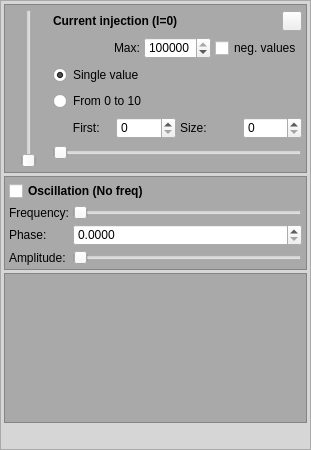
<?xml version="1.0" encoding="UTF-8"?>
<ui version="4.0">
 <class>StimulationWidget</class>
 <widget class="QWidget" name="StimulationWidget">
  <property name="geometry">
   <rect>
    <x>0</x>
    <y>0</y>
    <width>311</width>
    <height>450</height>
   </rect>
  </property>
  <property name="minimumSize">
   <size>
    <width>0</width>
    <height>450</height>
   </size>
  </property>
  <property name="maximumSize">
   <size>
    <width>311</width>
    <height>450</height>
   </size>
  </property>
  <property name="windowTitle">
   <string>Properties</string>
  </property>
  <property name="styleSheet">
   <string notr="true">#aFrame,#bFrame,#cFrame{
background: rgba(100,100,100,100);
}
#outFrame{
background: rgba(210,210,210,220);
}
</string>
  </property>
  <layout class="QVBoxLayout" name="verticalLayout_2">
   <property name="spacing">
    <number>4</number>
   </property>
   <property name="leftMargin">
    <number>0</number>
   </property>
   <property name="topMargin">
    <number>0</number>
   </property>
   <property name="rightMargin">
    <number>0</number>
   </property>
   <property name="bottomMargin">
    <number>0</number>
   </property>
   <item>
    <widget class="QFrame" name="outFrame">
     <property name="frameShape">
      <enum>QFrame::StyledPanel</enum>
     </property>
     <property name="frameShadow">
      <enum>QFrame::Raised</enum>
     </property>
     <layout class="QVBoxLayout" name="verticalLayout_3">
      <property name="spacing">
       <number>3</number>
      </property>
      <property name="leftMargin">
       <number>3</number>
      </property>
      <property name="topMargin">
       <number>3</number>
      </property>
      <property name="rightMargin">
       <number>3</number>
      </property>
      <property name="bottomMargin">
       <number>3</number>
      </property>
      <item>
       <widget class="QFrame" name="aFrame">
        <property name="minimumSize">
         <size>
          <width>303</width>
          <height>169</height>
         </size>
        </property>
        <property name="maximumSize">
         <size>
          <width>393</width>
          <height>169</height>
         </size>
        </property>
        <property name="frameShape">
         <enum>QFrame::StyledPanel</enum>
        </property>
        <property name="frameShadow">
         <enum>QFrame::Raised</enum>
        </property>
        <layout class="QHBoxLayout" name="horizontalLayout_2">
         <property name="spacing">
          <number>4</number>
         </property>
         <property name="leftMargin">
          <number>4</number>
         </property>
         <property name="topMargin">
          <number>4</number>
         </property>
         <property name="rightMargin">
          <number>4</number>
         </property>
         <property name="bottomMargin">
          <number>4</number>
         </property>
         <item>
          <widget class="QSlider" name="stimulusSlider">
           <property name="enabled">
            <bool>true</bool>
           </property>
           <property name="minimumSize">
            <size>
             <width>40</width>
             <height>0</height>
            </size>
           </property>
           <property name="minimum">
            <number>0</number>
           </property>
           <property name="maximum">
            <number>4000</number>
           </property>
           <property name="value">
            <number>0</number>
           </property>
           <property name="orientation">
            <enum>Qt::Vertical</enum>
           </property>
          </widget>
         </item>
         <item>
          <layout class="QGridLayout" name="gridLayout_2">
           <item row="1" column="0">
            <layout class="QHBoxLayout" name="horizontalLayout_12">
             <item>
              <spacer name="horizontalSpacer_2">
               <property name="orientation">
                <enum>Qt::Horizontal</enum>
               </property>
               <property name="sizeHint" stdset="0">
                <size>
                 <width>40</width>
                 <height>20</height>
                </size>
               </property>
              </spacer>
             </item>
             <item>
              <widget class="QLabel" name="maxMinLabel">
               <property name="text">
                <string>Max:</string>
               </property>
              </widget>
             </item>
             <item>
              <widget class="QSpinBox" name="maxSpinBox">
               <property name="toolTip">
                <string>Maximum absolute value of stimulus slider.</string>
               </property>
               <property name="minimum">
                <number>0</number>
               </property>
               <property name="maximum">
                <number>100000</number>
               </property>
               <property name="singleStep">
                <number>10</number>
               </property>
               <property name="value">
                <number>100000</number>
               </property>
              </widget>
             </item>
             <item>
              <widget class="QCheckBox" name="negativeCheckBox">
               <property name="text">
                <string>neg. values</string>
               </property>
              </widget>
             </item>
            </layout>
           </item>
           <item row="3" column="0">
            <widget class="QRadioButton" name="stimulusFullButton">
             <property name="text">
              <string>Single value</string>
             </property>
             <property name="checked">
              <bool>true</bool>
             </property>
            </widget>
           </item>
           <item row="4" column="0">
            <widget class="QRadioButton" name="stimulusSomeButton">
             <property name="text">
              <string>From 0 to 10</string>
             </property>
            </widget>
           </item>
           <item row="5" column="0">
            <layout class="QHBoxLayout" name="horizontalLayout">
             <item>
              <widget class="QLabel" name="stimulusLabel_6">
               <property name="text">
                <string>      First:</string>
               </property>
              </widget>
             </item>
             <item>
              <widget class="QSpinBox" name="startSpinBox"/>
             </item>
             <item>
              <widget class="QLabel" name="stimulusLabel_5">
               <property name="text">
                <string>Size:</string>
               </property>
              </widget>
             </item>
             <item>
              <widget class="QSpinBox" name="sizeSpinBox"/>
             </item>
            </layout>
           </item>
           <item row="6" column="0">
            <widget class="QSlider" name="stimulusSomeSlider">
             <property name="maximum">
              <number>359</number>
             </property>
             <property name="orientation">
              <enum>Qt::Horizontal</enum>
             </property>
            </widget>
           </item>
           <item row="0" column="0">
            <layout class="QHBoxLayout" name="horizontalLayout_3">
             <item>
              <widget class="QLabel" name="stimLabel">
               <property name="maximumSize">
                <size>
                 <width>16777215</width>
                 <height>19</height>
                </size>
               </property>
               <property name="font">
                <font>
                 <weight>75</weight>
                 <bold>true</bold>
                </font>
               </property>
               <property name="text">
                <string>Current injection (I=0)</string>
               </property>
              </widget>
             </item>
             <item>
              <widget class="QPushButton" name="exitButton">
               <property name="maximumSize">
                <size>
                 <width>20</width>
                 <height>20</height>
                </size>
               </property>
               <property name="text">
                <string/>
               </property>
               <property name="icon">
                <iconset resource="../icons.qrc">
                 <normaloff>:/new/prefix1/icons/window_close.ico</normaloff>:/new/prefix1/icons/window_close.ico</iconset>
               </property>
              </widget>
             </item>
            </layout>
           </item>
          </layout>
         </item>
        </layout>
       </widget>
      </item>
      <item>
       <widget class="QFrame" name="bFrame">
        <property name="frameShape">
         <enum>QFrame::StyledPanel</enum>
        </property>
        <property name="frameShadow">
         <enum>QFrame::Raised</enum>
        </property>
        <layout class="QVBoxLayout" name="verticalLayout">
         <property name="spacing">
          <number>4</number>
         </property>
         <property name="leftMargin">
          <number>4</number>
         </property>
         <property name="topMargin">
          <number>4</number>
         </property>
         <property name="rightMargin">
          <number>4</number>
         </property>
         <property name="bottomMargin">
          <number>4</number>
         </property>
         <item>
          <widget class="QCheckBox" name="oscCheckBox">
           <property name="font">
            <font>
             <weight>75</weight>
             <bold>true</bold>
            </font>
           </property>
           <property name="text">
            <string>Oscillation (No freq)</string>
           </property>
          </widget>
         </item>
         <item>
          <layout class="QGridLayout" name="gridLayout">
           <item row="1" column="1">
            <widget class="QSlider" name="oscFrequencySlider">
             <property name="enabled">
              <bool>true</bool>
             </property>
             <property name="minimum">
              <number>0</number>
             </property>
             <property name="maximum">
              <number>200</number>
             </property>
             <property name="value">
              <number>0</number>
             </property>
             <property name="orientation">
              <enum>Qt::Horizontal</enum>
             </property>
            </widget>
           </item>
           <item row="1" column="0">
            <widget class="QLabel" name="label_2">
             <property name="text">
              <string>Frequency:</string>
             </property>
            </widget>
           </item>
           <item row="2" column="0">
            <widget class="QLabel" name="label">
             <property name="text">
              <string>Phase:</string>
             </property>
            </widget>
           </item>
           <item row="3" column="0">
            <widget class="QLabel" name="label_3">
             <property name="text">
              <string>Amplitude:</string>
             </property>
            </widget>
           </item>
           <item row="2" column="1">
            <widget class="QDoubleSpinBox" name="oscPhaseSpinBox">
             <property name="decimals">
              <number>4</number>
             </property>
             <property name="maximum">
              <double>6.283200000000000</double>
             </property>
             <property name="singleStep">
              <double>0.100000000000000</double>
             </property>
            </widget>
           </item>
           <item row="3" column="1">
            <widget class="QSlider" name="oscAmpSlider">
             <property name="value">
              <number>0</number>
             </property>
             <property name="orientation">
              <enum>Qt::Horizontal</enum>
             </property>
            </widget>
           </item>
          </layout>
         </item>
        </layout>
       </widget>
      </item>
      <item>
       <widget class="QFrame" name="cFrame">
        <property name="minimumSize">
         <size>
          <width>0</width>
          <height>150</height>
         </size>
        </property>
        <property name="maximumSize">
         <size>
          <width>16777215</width>
          <height>150</height>
         </size>
        </property>
        <property name="frameShape">
         <enum>QFrame::StyledPanel</enum>
        </property>
        <property name="frameShadow">
         <enum>QFrame::Raised</enum>
        </property>
        <layout class="QVBoxLayout" name="verticalLayout_4">
         <property name="spacing">
          <number>4</number>
         </property>
         <property name="leftMargin">
          <number>4</number>
         </property>
         <property name="topMargin">
          <number>4</number>
         </property>
         <property name="rightMargin">
          <number>4</number>
         </property>
         <property name="bottomMargin">
          <number>4</number>
         </property>
         <item>
          <widget class="QCustomPlot" name="plot" native="true">
           <property name="minimumSize">
            <size>
             <width>0</width>
             <height>100</height>
            </size>
           </property>
          </widget>
         </item>
        </layout>
       </widget>
      </item>
      <item>
       <spacer name="verticalSpacer">
        <property name="orientation">
         <enum>Qt::Vertical</enum>
        </property>
        <property name="sizeHint" stdset="0">
         <size>
          <width>20</width>
          <height>40</height>
         </size>
        </property>
       </spacer>
      </item>
     </layout>
     <zorder>bFrame</zorder>
     <zorder>aFrame</zorder>
     <zorder>verticalSpacer</zorder>
     <zorder>cFrame</zorder>
    </widget>
   </item>
  </layout>
 </widget>
 <customwidgets>
  <customwidget>
   <class>QCustomPlot</class>
   <extends>QWidget</extends>
   <header>source/qcustomplot/qcustomplot.h</header>
   <container>1</container>
  </customwidget>
 </customwidgets>
 <resources>
  <include location="../icons.qrc"/>
 </resources>
 <connections/>
</ui>
